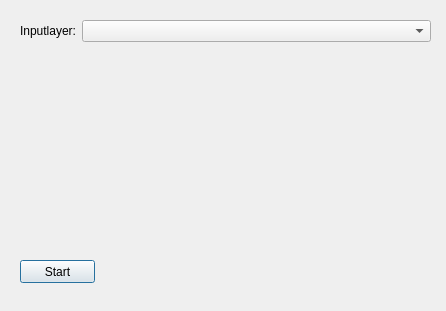
<?xml version="1.0" encoding="UTF-8"?>
<ui version="4.0">
 <class>MainDialog</class>
 <widget class="QDialog" name="MainDialog">
  <property name="geometry">
   <rect>
    <x>0</x>
    <y>0</y>
    <width>446</width>
    <height>311</height>
   </rect>
  </property>
  <property name="focusPolicy">
   <enum>Qt::NoFocus</enum>
  </property>
  <property name="windowTitle">
   <string>BGS Main Dialog</string>
  </property>
  <property name="windowIcon">
   <iconset>
    <normaloff>../assets/icon.png</normaloff>../assets/icon.png</iconset>
  </property>
  <property name="modal">
   <bool>false</bool>
  </property>
  <widget class="QPushButton" name="button_start">
   <property name="geometry">
    <rect>
     <x>20</x>
     <y>260</y>
     <width>75</width>
     <height>23</height>
    </rect>
   </property>
   <property name="text">
    <string>Start</string>
   </property>
  </widget>
  <widget class="QWidget" name="formLayoutWidget">
   <property name="geometry">
    <rect>
     <x>20</x>
     <y>20</y>
     <width>411</width>
     <height>80</height>
    </rect>
   </property>
   <layout class="QFormLayout" name="formLayout">
    <property name="fieldGrowthPolicy">
     <enum>QFormLayout::AllNonFixedFieldsGrow</enum>
    </property>
    <property name="horizontalSpacing">
     <number>6</number>
    </property>
    <property name="verticalSpacing">
     <number>6</number>
    </property>
    <item row="0" column="1">
     <widget class="QgsMapLayerComboBox" name="combo_input_layer"/>
    </item>
    <item row="0" column="0">
     <widget class="QLabel" name="label">
      <property name="text">
       <string>Inputlayer:</string>
      </property>
     </widget>
    </item>
   </layout>
  </widget>
 </widget>
 <customwidgets>
  <customwidget>
   <class>QgsMapLayerComboBox</class>
   <extends>QComboBox</extends>
   <header>qgsmaplayercombobox.h</header>
  </customwidget>
 </customwidgets>
 <resources/>
 <connections/>
</ui>
